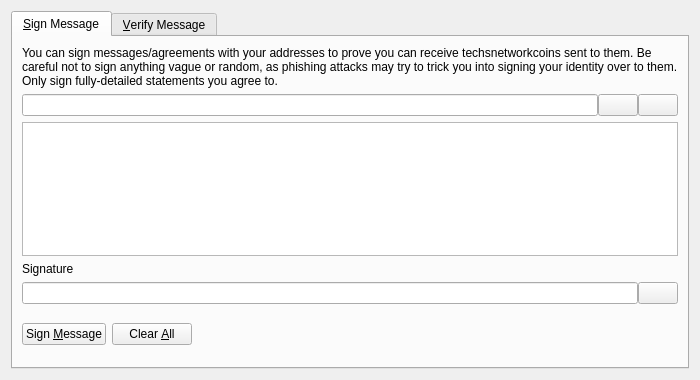
<?xml version="1.0" encoding="UTF-8"?>
<ui version="4.0">
 <class>SignVerifyMessageDialog</class>
 <widget class="QDialog" name="SignVerifyMessageDialog">
  <property name="geometry">
   <rect>
    <x>0</x>
    <y>0</y>
    <width>700</width>
    <height>380</height>
   </rect>
  </property>
  <property name="windowTitle">
   <string>Signatures - Sign / Verify a Message</string>
  </property>
  <property name="modal">
   <bool>true</bool>
  </property>
  <layout class="QVBoxLayout" name="verticalLayout">
   <item>
    <widget class="QTabWidget" name="tabWidget">
     <property name="currentIndex">
      <number>0</number>
     </property>
     <widget class="QWidget" name="tabSignMessage">
      <attribute name="title">
       <string>&amp;Sign Message</string>
      </attribute>
      <layout class="QVBoxLayout" name="verticalLayout_SM">
       <item>
        <widget class="QLabel" name="infoLabel_SM">
         <property name="text">
          <string>You can sign messages/agreements with your addresses to prove you can receive techsnetworkcoins sent to them. Be careful not to sign anything vague or random, as phishing attacks may try to trick you into signing your identity over to them. Only sign fully-detailed statements you agree to.</string>
         </property>
         <property name="textFormat">
          <enum>Qt::PlainText</enum>
         </property>
         <property name="wordWrap">
          <bool>true</bool>
         </property>
        </widget>
       </item>
       <item>
        <layout class="QHBoxLayout" name="horizontalLayout_1_SM">
         <property name="spacing">
          <number>0</number>
         </property>
         <item>
          <widget class="QValidatedLineEdit" name="addressIn_SM">
           <property name="toolTip">
            <string>The Techsnetworkcoin address to sign the message with</string>
           </property>
          </widget>
         </item>
         <item>
          <widget class="QPushButton" name="addressBookButton_SM">
           <property name="toolTip">
            <string>Choose previously used address</string>
           </property>
           <property name="text">
            <string/>
           </property>
           <property name="icon">
            <iconset resource="../bitcoin.qrc">
             <normaloff>:/icons/address-book</normaloff>:/icons/address-book</iconset>
           </property>
           <property name="shortcut">
            <string>Alt+A</string>
           </property>
           <property name="autoDefault">
            <bool>false</bool>
           </property>
          </widget>
         </item>
         <item>
          <widget class="QPushButton" name="pasteButton_SM">
           <property name="toolTip">
            <string>Paste address from clipboard</string>
           </property>
           <property name="text">
            <string/>
           </property>
           <property name="icon">
            <iconset resource="../bitcoin.qrc">
             <normaloff>:/icons/editpaste</normaloff>:/icons/editpaste</iconset>
           </property>
           <property name="shortcut">
            <string>Alt+P</string>
           </property>
           <property name="autoDefault">
            <bool>false</bool>
           </property>
          </widget>
         </item>
        </layout>
       </item>
       <item>
        <widget class="QPlainTextEdit" name="messageIn_SM">
         <property name="toolTip">
          <string>Enter the message you want to sign here</string>
         </property>
        </widget>
       </item>
       <item>
        <widget class="QLabel" name="signatureLabel_SM">
         <property name="text">
          <string>Signature</string>
         </property>
         <property name="textFormat">
          <enum>Qt::PlainText</enum>
         </property>
        </widget>
       </item>
       <item>
        <layout class="QHBoxLayout" name="horizontalLayout_2_SM">
         <property name="spacing">
          <number>0</number>
         </property>
         <item>
          <widget class="QLineEdit" name="signatureOut_SM">
           <property name="font">
            <font>
             <italic>true</italic>
            </font>
           </property>
           <property name="readOnly">
            <bool>true</bool>
           </property>
          </widget>
         </item>
         <item>
          <widget class="QPushButton" name="copySignatureButton_SM">
           <property name="toolTip">
            <string>Copy the current signature to the system clipboard</string>
           </property>
           <property name="text">
            <string/>
           </property>
           <property name="icon">
            <iconset resource="../bitcoin.qrc">
             <normaloff>:/icons/editcopy</normaloff>:/icons/editcopy</iconset>
           </property>
           <property name="autoDefault">
            <bool>false</bool>
           </property>
          </widget>
         </item>
        </layout>
       </item>
       <item>
        <layout class="QHBoxLayout" name="horizontalLayout_3_SM">
         <item>
          <widget class="QPushButton" name="signMessageButton_SM">
           <property name="toolTip">
            <string>Sign the message to prove you own this Techsnetworkcoin address</string>
           </property>
           <property name="text">
            <string>Sign &amp;Message</string>
           </property>
           <property name="icon">
            <iconset resource="../bitcoin.qrc">
             <normaloff>:/icons/edit</normaloff>:/icons/edit</iconset>
           </property>
           <property name="autoDefault">
            <bool>false</bool>
           </property>
          </widget>
         </item>
         <item>
          <widget class="QPushButton" name="clearButton_SM">
           <property name="toolTip">
            <string>Reset all sign message fields</string>
           </property>
           <property name="text">
            <string>Clear &amp;All</string>
           </property>
           <property name="icon">
            <iconset resource="../bitcoin.qrc">
             <normaloff>:/icons/remove</normaloff>:/icons/remove</iconset>
           </property>
           <property name="autoDefault">
            <bool>false</bool>
           </property>
          </widget>
         </item>
         <item>
          <spacer name="horizontalSpacer_1_SM">
           <property name="orientation">
            <enum>Qt::Horizontal</enum>
           </property>
           <property name="sizeHint" stdset="0">
            <size>
             <width>40</width>
             <height>48</height>
            </size>
           </property>
          </spacer>
         </item>
         <item>
          <widget class="QLabel" name="statusLabel_SM">
           <property name="font">
            <font>
             <weight>75</weight>
             <bold>true</bold>
            </font>
           </property>
           <property name="text">
            <string/>
           </property>
           <property name="wordWrap">
            <bool>true</bool>
           </property>
          </widget>
         </item>
         <item>
          <spacer name="horizontalSpacer_2_SM">
           <property name="orientation">
            <enum>Qt::Horizontal</enum>
           </property>
           <property name="sizeHint" stdset="0">
            <size>
             <width>40</width>
             <height>48</height>
            </size>
           </property>
          </spacer>
         </item>
        </layout>
       </item>
      </layout>
     </widget>
     <widget class="QWidget" name="tabVerifyMessage">
      <attribute name="title">
       <string>&amp;Verify Message</string>
      </attribute>
      <layout class="QVBoxLayout" name="verticalLayout_VM">
       <item>
        <widget class="QLabel" name="infoLabel_VM">
         <property name="text">
          <string>Enter the receiver's address, message (ensure you copy line breaks, spaces, tabs, etc. exactly) and signature below to verify the message. Be careful not to read more into the signature than what is in the signed message itself, to avoid being tricked by a man-in-the-middle attack. Note that this only proves the signing party receives with the address, it cannot prove sendership of any transaction!</string>
         </property>
         <property name="textFormat">
          <enum>Qt::PlainText</enum>
         </property>
         <property name="alignment">
          <set>Qt::AlignLeading|Qt::AlignLeft|Qt::AlignTop</set>
         </property>
         <property name="wordWrap">
          <bool>true</bool>
         </property>
        </widget>
       </item>
       <item>
        <layout class="QHBoxLayout" name="horizontalLayout_1_VM">
         <property name="spacing">
          <number>0</number>
         </property>
         <item>
          <widget class="QValidatedLineEdit" name="addressIn_VM">
           <property name="toolTip">
            <string>The Techsnetworkcoin address the message was signed with</string>
           </property>
          </widget>
         </item>
         <item>
          <widget class="QPushButton" name="addressBookButton_VM">
           <property name="toolTip">
            <string>Choose previously used address</string>
           </property>
           <property name="text">
            <string/>
           </property>
           <property name="icon">
            <iconset resource="../bitcoin.qrc">
             <normaloff>:/icons/address-book</normaloff>:/icons/address-book</iconset>
           </property>
           <property name="shortcut">
            <string>Alt+A</string>
           </property>
           <property name="autoDefault">
            <bool>false</bool>
           </property>
          </widget>
         </item>
        </layout>
       </item>
       <item>
        <widget class="QPlainTextEdit" name="messageIn_VM"/>
       </item>
       <item>
        <widget class="QValidatedLineEdit" name="signatureIn_VM"/>
       </item>
       <item>
        <layout class="QHBoxLayout" name="horizontalLayout_2_VM">
         <item>
          <widget class="QPushButton" name="verifyMessageButton_VM">
           <property name="toolTip">
            <string>Verify the message to ensure it was signed with the specified Techsnetworkcoin address</string>
           </property>
           <property name="text">
            <string>Verify &amp;Message</string>
           </property>
           <property name="icon">
            <iconset resource="../bitcoin.qrc">
             <normaloff>:/icons/transaction_0</normaloff>:/icons/transaction_0</iconset>
           </property>
           <property name="autoDefault">
            <bool>false</bool>
           </property>
          </widget>
         </item>
         <item>
          <widget class="QPushButton" name="clearButton_VM">
           <property name="toolTip">
            <string>Reset all verify message fields</string>
           </property>
           <property name="text">
            <string>Clear &amp;All</string>
           </property>
           <property name="icon">
            <iconset resource="../bitcoin.qrc">
             <normaloff>:/icons/remove</normaloff>:/icons/remove</iconset>
           </property>
           <property name="autoDefault">
            <bool>false</bool>
           </property>
          </widget>
         </item>
         <item>
          <spacer name="horizontalSpacer_1_VM">
           <property name="orientation">
            <enum>Qt::Horizontal</enum>
           </property>
           <property name="sizeHint" stdset="0">
            <size>
             <width>40</width>
             <height>48</height>
            </size>
           </property>
          </spacer>
         </item>
         <item>
          <widget class="QLabel" name="statusLabel_VM">
           <property name="font">
            <font>
             <weight>75</weight>
             <bold>true</bold>
            </font>
           </property>
           <property name="text">
            <string/>
           </property>
           <property name="wordWrap">
            <bool>true</bool>
           </property>
          </widget>
         </item>
         <item>
          <spacer name="horizontalSpacer_2_VM">
           <property name="orientation">
            <enum>Qt::Horizontal</enum>
           </property>
           <property name="sizeHint" stdset="0">
            <size>
             <width>40</width>
             <height>48</height>
            </size>
           </property>
          </spacer>
         </item>
        </layout>
       </item>
      </layout>
     </widget>
    </widget>
   </item>
  </layout>
 </widget>
 <customwidgets>
  <customwidget>
   <class>QValidatedLineEdit</class>
   <extends>QLineEdit</extends>
   <header>qt/qvalidatedlineedit.h</header>
  </customwidget>
 </customwidgets>
 <resources>
  <include location="../bitcoin.qrc"/>
 </resources>
 <connections/>
</ui>
